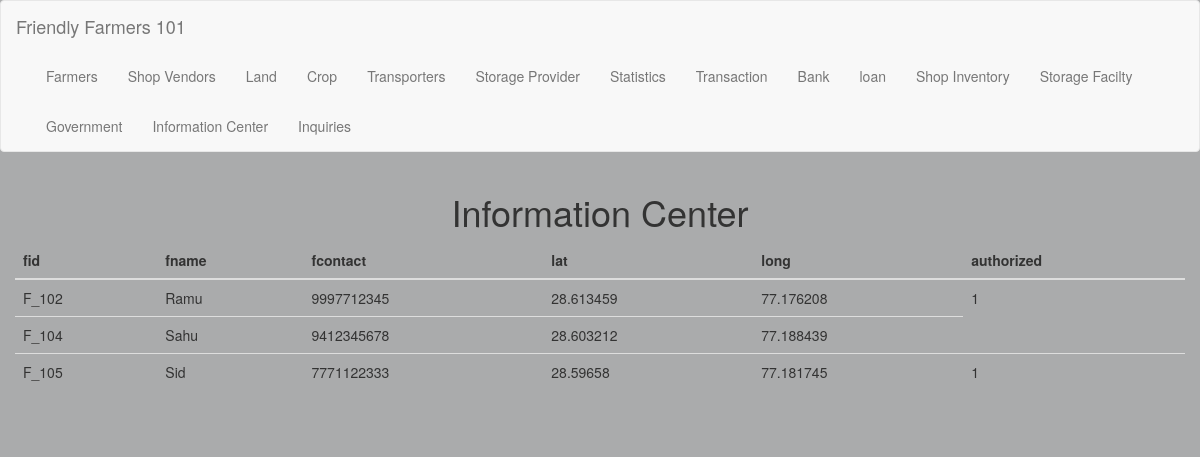
The app's page /info/farmer, older data.
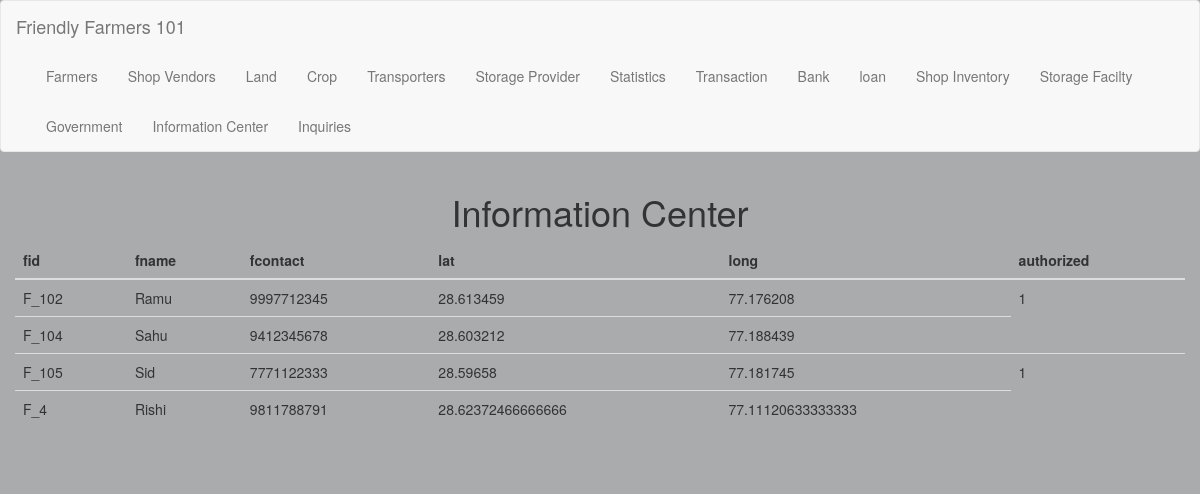
The same page, newer data.
### tables this page shows
CREATE TABLE farmer
(
  fid               string not null,
  fname             string not null,
  fcontact          integer(10) not null,
  lat               decimal not null,
  long              decimal not null,
  authorized        boolean default false,
  primary key ( fid )
);

### app/routes.py (the view)
@app.route('/info/<string:page>', methods=('GET', 'POST'))
def view_info(page):
    all_values = query_db("select * from {}".format(page))
    total_count = query_db("select COUNT(*) from {}".format(page))[0][0]
    print('--------------> Display info for:', page)
    print('--------------> Total values are:', all_values)
    print('--------------> Total data is:', total_count)
    return render_template('info.html', display= all_values, name_of_table= page)

### app/database.py (called while the page is built)
def get_db():
    db = getattr(g, '_database', None)
    if db is None:
        db = g._database = sqlite3.connect(current_app.config['DATABASE_PATH'])
    return db

def query_db(query, args=(), one=False):
    cur = get_db().execute(query, args)
    rv = cur.fetchall()
    cur.close()
    return (rv[0] if rv else None) if one else rv

### app/routes.py (called while the page is built)
@app.teardown_appcontext
def close_connection(exception):
    db = getattr(g, '_database', None)
    if db is not None:
        db.close()

@app.after_request
def add_header(response):
    response.headers['X-Content-Type-Options'] = 'nosniff'
    response.headers['X-Frame-Options'] = 'SAMEORIGIN'
    response.headers['X-XSS-Protection'] = '1; mode=block'
    response.headers['X-UA-Compatible'] = 'IE=Edge,chrome=1'
    response.headers['Cache-Control'] = 'public, max-age=600'
    return response

### app/templates/info.html (shortened to what this page needs)
{% extends "index.html" %}
{% from "_formhelpers.html" import render_field %}
{% block app_content %}
<h1 class="text-center">Information Center</h1>
<table class="table">
    <thead>
    <tr>
        {% if 'farmer' in name_of_table %}
        <th>fid</th>
        <th>fname</th>
        <th>fcontact</th>
        <th>lat</th>
        <th>long</th>
        <th>authorized</th>
        {% endif %}
    </tr>
    </thead>
    <tbody>
    {% for exam in display %}
    <tr>
        {% if exam[0] %}
        <td>{{exam[0]}}</td>
        {% endif %}
        {% if exam[1] %}
        <td>{{exam[1]}}</td>
        {% endif %}
        {% if exam[2] %}
        <td>{{exam[2]}}</td>
        {% endif %}
        {% if exam[3] %}
        <td>{{exam[3]}}</td>
        {% endif %}
        {% if exam[4] %}
        <td>{{exam[4]}}</td>
        {% endif %}
        {% if exam[5] %}
        <td>{{exam[5]}}</td>
        {% endif %}
    </tr>
    {% endfor %}
    </tbody>
</table>
<br/>
{% endblock %}

### app/templates/index.html (shortened to what this page needs)
{% extends "bootstrap/base.html" %}
{% block navbar %}
<nav class="navbar navbar-default">
    <div class="container-fluid">
        <div class="navbar-header">
            <a class="navbar-brand" href="{{ url_for('index')}}">Friendly Farmers 101</a>
        </div>
        <div class="collapse navbar-collapse" id="bs-example-navbar-collapse-1">
            <ul class="nav navbar-nav">
                <li><a href="{{ url_for('add_farmer')}}">Farmers</a></li>
                <li><a href="{{ url_for('add_shopvendor')}}">Shop Vendors</a></li>
                <li><a href="{{ url_for('add_registerland')}}">Land</a></li>
                <li><a href="{{ url_for('add_crop')}}">Crop</a></li>
                <li><a href="{{ url_for('add_transporter')}}">Transporters</a></li>
                <li><a href="{{ url_for('add_storage_provider')}}">Storage Provider</a></li>
                <li><a href="{{ url_for('stats')}}">Statistics</a></li>
                <li><a href="{{ url_for('add_trans')}}">Transaction</a></li>
                <li><a href="{{ url_for('add_bank')}}">Bank</a></li>
                <li><a href="{{ url_for('add_loan')}}">loan</a></li>
                <li><a href="{{ url_for('add_shop_inv')}}">Shop Inventory</a></li>
                <li><a href="{{ url_for('add_storagefac')}}">Storage Facilty</a></li>
                <li><a href="{{ url_for('login')}}">Government</a></li>
                <li><a href="{{ url_for('view_pre_info')}}">Information Center</a></li>
                <li><a href="/select">Inquiries</a></li>
            </ul>
        </div>
    </div>
</nav>
{% endblock %}
{% block content %}
<div class="container-fluid">
    {% block app_content %}
    {% endblock %}
</div>
{% endblock %}

### app/templates/index.html (style rules this page uses)
body { background-color: #f8f9fa !important; background-image: linear-gradient(#00000050, #00000050), url('https://images.unsplash.com/photo-1500937386664-56d1dfef3854?ixlib=rb-1.2.1&ixid=eyJhcHBfaWQiOjEyMDd9&auto=format&fit=crop&w=1800&q=80'); background-size: cover; }

Row changes from the older to the newer data that the page shows:
added farmer: fid "F_4", fname "Rishi", fcontact "9811788791", lat "28.62372466666666", long "77.11120633333333"
